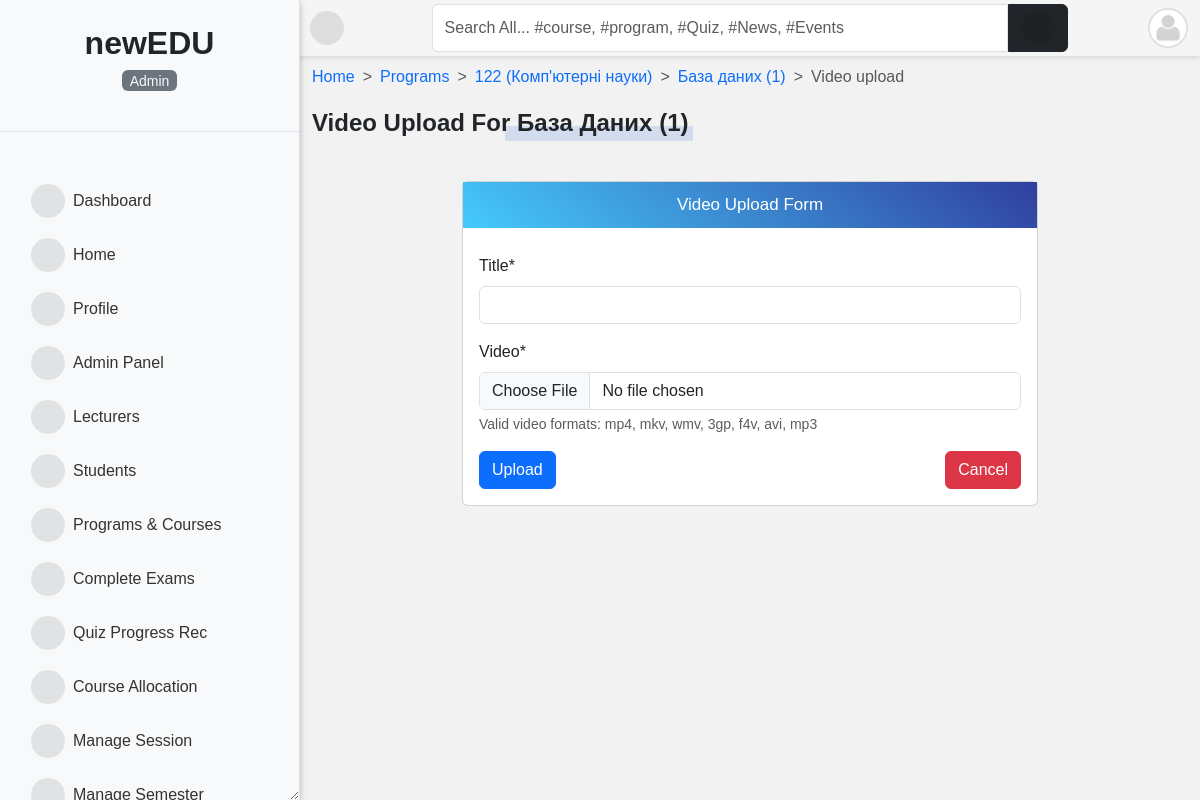
Screenshot of /uk/programs/course/база-даних1/video_tutorials/upload/ (signed in) with the database file from the repository.
### accounts/models.py (models this page shows, shortened)
class User(AbstractUser):
    is_student = models.BooleanField(default=False)
    is_lecturer = models.BooleanField(default=False)
    is_parent = models.BooleanField(default=False)
    is_dep_head = models.BooleanField(default=False)
    gender = models.CharField(max_length=1, choices=GENDERS, blank=True, null=True)
    phone = models.CharField(max_length=60, blank=True, null=True)
    address = models.CharField(max_length=60, blank=True, null=True)
    picture = models.ImageField(
        upload_to="profile_pictures/%y/%m/%d/", default="default.png", null=True
    )
    email = models.EmailField(blank=True, null=True)
    username_validator = ASCIIUsernameValidator()
    objects = CustomUserManager()
    class Meta:
        ordering = ("-date_joined",)
    @property
    def get_user_role(self):
        if self.is_superuser:
            role = _("Admin")
        elif self.is_student:
            role = _("Student")
        elif self.is_lecturer:
            role = _("Lecturer")
        elif self.is_parent:
            role = _("Parent")
        return role

### course/models.py (models this page shows, shortened)
class Course(models.Model):
    slug = models.SlugField(unique=True, blank=True)
    title = models.CharField(max_length=200)
    code = models.CharField(max_length=200, unique=True)
    credit = models.IntegerField(default=0)
    summary = models.TextField(max_length=200, blank=True)
    program = models.ForeignKey(Program, on_delete=models.CASCADE)
    level = models.CharField(max_length=25, choices=settings.LEVEL_CHOICES)
    year = models.IntegerField(choices=settings.YEARS, default=1)
    semester = models.CharField(choices=settings.SEMESTER_CHOICES, max_length=200)
    is_elective = models.BooleanField(default=False)
    objects = CourseManager()
    def __str__(self):
        return f"{self.title} ({self.code})"

class Program(models.Model):
    title = models.CharField(max_length=150, unique=True)
    summary = models.TextField(blank=True)
    objects = ProgramManager()
    def __str__(self):
        return f"{self.title}"

### accounts/decorators.py (the view)
    def wrapper(request, *args, **kwargs):
        if test_func(request.user):
            return function(request, *args, **kwargs) if function else None
        return redirect(redirect_to)

### course/forms.py
class UploadFormVideo(forms.ModelForm):
    class Meta:
        model = UploadVideo
        fields = (
            "title",
            "video",
        )
    def __init__(self, *args, **kwargs):
        super().__init__(*args, **kwargs)
        self.fields["title"].widget.attrs.update({"class": "form-control"})
        self.fields["video"].widget.attrs.update({"class": "form-control"})

### course/views.py (called while the page is built)
@login_required
@lecturer_required
def handle_video_upload(request, slug):
    course = get_object_or_404(Course, slug=slug)
    if request.method == "POST":
        form = UploadFormVideo(request.POST, request.FILES)
        if form.is_valid():
            video = form.save(commit=False)
            video.course = course
            video.save()
            messages.success(request, f"{video.title} has been uploaded.")
            return redirect("course_detail", slug=slug)
        messages.error(request, "Correct the error(s) below.")
    else:
        form = UploadFormVideo()
    return render(
        request,
        "upload/upload_video_form.html",
        {"title": "Video Upload", "form": form, "course": course},
    )

### templates/upload/upload_video_form.html (shortened to what this page needs)
{% extends 'base.html' %}
{% load i18n %}
{% load crispy_forms_tags %}
{% block content %}
<nav style="--bs-breadcrumb-divider: '>';" aria-label="breadcrumb">
    <ol class="breadcrumb">
        <li class="breadcrumb-item"><a href="/">{% trans 'Home' %}</a></li>
        <li class="breadcrumb-item"><a href="{% url 'programs' %}">{% trans 'Programs' %}</a></li>
        <li class="breadcrumb-item"><a href="{% url 'program_detail' course.program.id %}">{{ course.program }}</a></li>
        <li class="breadcrumb-item"><a href="{% url 'course_detail' course.slug %}">{{ course }}</a></li>
        <li class="breadcrumb-item active" aria-current="page">{% trans 'Video upload' %}</li>
    </ol>
</nav>
<p class="title-1">{% trans 'Video upload for' %} {{ course|truncatechars:25 }}</p>
<div class="title-line"></div><br>
<div class="row">
<div class="col-md-8 mx-auto">
    <div class="card">
    <p class="form-title">{% trans 'Video Upload Form' %}</p>
    <div class="card-body">
        <form action="" method="POST" enctype="multipart/form-data">{% csrf_token %}
            {{ form|crispy }}
            <div class="form-group">
                <button class="btn btn-primary" type="submit">{% trans 'Upload' %}</button>
                <a class="btn btn-danger" href="{% url 'course_detail' course.slug %}" style="float: right;">{% trans 'Cancel' %}</a>
            </div>
        </form>
    </div>
</div>
</div>
{% endblock content %}

### templates/sidebar.html (shortened to what this page needs)
{% load static %}
{% load i18n %}
<div id="side-nav" class="d-flex flex-column bg-light vh-100 border-end">
    <div class="main-menu flex-grow-1">
        <div class="text-center py-4 border-bottom">
            <a href="/" class="text-decoration-none">
                <span class="h2 fw-bold text-dark">newEDU</span>
            <p class="mt-2 small text-muted">
                <mark class="bg-secondary text-light rounded px-2">
                    {{ request.user.get_user_role }}
                </mark>
            </p>
        </div>
        {% url 'home' as hom %} {% url 'dashboard' as dash %} {% url 'profile' as prof %}
        {% url 'lecturer_list' as lec %} {% url 'student_list' as stu %}
        {% url 'course_allocation_view' as cav %} {% url 'programs' as pro %}
        {% url 'session_list' as sess %} {% url 'semester_list' as sem %}
        {% url 'add_score' as ascore %} {% url 'grade_results' as vr %}
        {% url 'ass_results' as ar %} {% url 'course_registration' as cr %}
        {% url 'edit_profile' as ep %} {% url 'change_password' as cp %}
        {% url 'quiz_progress' as qpr %} {% url 'quiz_marking' as qce %}
        {% url 'user_course_list' as ucl %} {% url 'admin_panel' as admin_p %}
        <ul class="nav flex-column px-3 pt-3">
            {% if request.user.is_superuser %}
            <li class="nav-item">
                <a class="nav-link {% if request.path == dash %}active fw-bold{% endif %}" href="{{ dash }}">
                    <i class="fas fa-tachometer-alt me-2"></i>{% trans 'Dashboard' %}
                </a>
            </li>
            {% endif %}
            <li class="nav-item">
                <a class="nav-link {% if request.path == hom %}active fw-bold{% endif %}" href="{{ hom }}">
                    <i class="fas fa-home me-2"></i>{% trans 'Home' %}
                </a>
            </li>
            <li class="nav-item">
                <a class="nav-link {% if request.path == prof %}active fw-bold{% endif %}" href="{{ prof }}">
                    <i class="fas fa-user me-2"></i>{% trans 'Profile' %}
                </a>
            </li>
            {% if request.user.is_superuser %}
            <li class="nav-item">
                <a class="nav-link {% if request.path == admin_p %}active fw-bold{% endif %}" href="{{ admin_p }}">
                    <i class="fas fa-user-tie me-2"></i>{% trans 'Admin Panel' %}
                </a>
            </li>
            <li class="nav-item">
                <a class="nav-link {% if request.path == lec %}active fw-bold{% endif %}" href="{{ lec }}">
                    <i class="fas fa-chalkboard-teacher me-2"></i>{% trans 'Lecturers' %}
                </a>
            </li>
            <li class="nav-item">
                <a class="nav-link {% if request.path == stu %}active fw-bold{% endif %}" href="{{ stu }}">
                    <i class="fas fa-user-graduate me-2"></i>{% trans 'Students' %}
                </a>
            </li>
            {% endif %}
            {% if request.user.is_superuser or request.user.is_lecturer %}
            <li class="nav-item">
                <a class="nav-link {% if request.path == pro %}active fw-bold{% endif %}" href="{{ pro }}">
                    <i class="fas fa-book-open me-2"></i>{% trans 'Programs & Courses' %}
                </a>
            </li>
            <li class="nav-item">
                <a class="nav-link {% if request.path == qce %}active fw-bold{% endif %}" href="{{ qce }}">
                    <i class="fas fa-check-double me-2"></i>{% trans 'Complete Exams' %}
                </a>
            </li>
            {% endif %}
            {% if request.user.is_superuser %}
            <li class="nav-item">
                <a class="nav-link {% if request.path == qpr %}active fw-bold{% endif %}" href="{{ qpr }}">
                    <i class="fas fa-record-vinyl me-2"></i>{% trans 'Quiz Progress Rec' %}
                </a>
            </li>
            <li class="nav-item">
                <a class="nav-link {% if request.path == cav %}active fw-bold{% endif %}" href="{{ cav }}">
                    <i class="fas fa-tasks me-2"></i>{% trans 'Course Allocation' %}
                </a>
            </li>
            <li class="nav-item">
                <a class="nav-link {% if request.path == sess %}active fw-bold{% endif %}" href="{{ sess }}">
                    <i class="fas fa-calendar-week me-2"></i>{% trans 'Manage Session' %}
                </a>
            </li>
            <li class="nav-item">
                <a class="nav-link {% if request.path == sem %}active fw-bold{% endif %}" href="{{ sem }}">
                    <i class="fas fa-calendar-alt me-2"></i>{% trans 'Manage Semester' %}
                </a>
            </li>
            {% endif %}
        </ul>
    </div>
</div>

### templates/navbar.html (shortened to what this page needs)
{% load i18n%}
<div id="top-navbar" class="py-1">
	<div class="container">
		<div class="nav-wrapper">
			<div class="toggle-btn" onclick="toggleSidebar()">
				<i class="fas fa-bars"></i>
			</div>
			<form class="form-header" action="{% url 'query' %}" method="GET">
				<input id="primary-search" class="form-control rounded-end-0" type="text" name="q" value="{{ request.GET.q }}"
					placeholder="{% trans 'Search All... #course, #program, #Quiz, #News, #Events' %}" required />
				<button class="btn btn-dark rounded-start-0" type="submit">
					<i class="fas fa-search"></i>
				</button>
			</form>
			<div class="dropdown">
				<div class="avatar border border-2" type="button" data-bs-toggle="dropdown" aria-expanded="false">
					<img src="{{ request.user.picture.url }}">
				</div>
			</div>
		</div>
	</div>
</div>

### templates/sidebar.html (style rules this page uses)
#side-nav .nav-link { color: #333; padding: 10px 15px; border-radius: 0; transition: background-color 0.2s; }

### rows the page displays
User: user.get_user_role "Admin", user.picture (placeholder picture)
Course: program "122 (Комп'ютерні науки)", title+code "База даних (1)", title+code "База Даних (1)"
